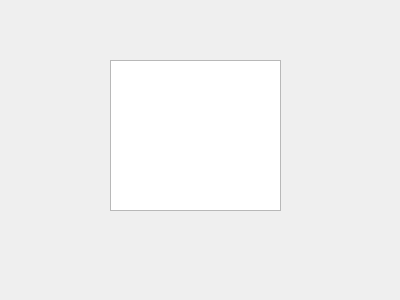
<?xml version="1.0" encoding="UTF-8"?>
<ui version="4.0">
 <class>Widget</class>
 <widget class="QWidget" name="Widget">
  <property name="geometry">
   <rect>
    <x>0</x>
    <y>0</y>
    <width>400</width>
    <height>300</height>
   </rect>
  </property>
  <property name="windowTitle">
   <string>Widget</string>
  </property>
  <widget class="QTextEdit" name="textEdit">
   <property name="geometry">
    <rect>
     <x>110</x>
     <y>60</y>
     <width>171</width>
     <height>151</height>
    </rect>
   </property>
  </widget>
 </widget>
 <layoutdefault spacing="6" margin="11"/>
 <resources/>
 <connections/>
</ui>
